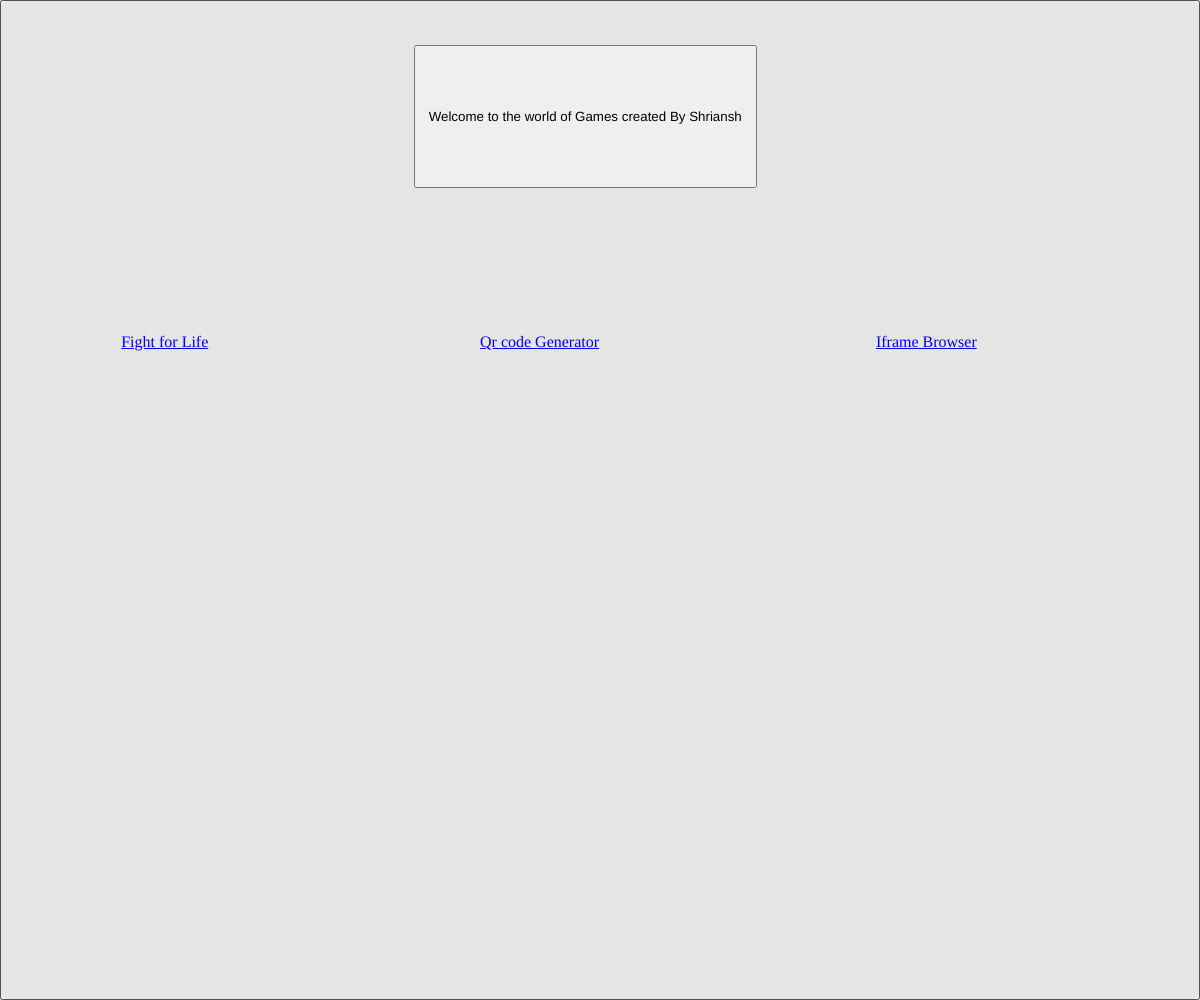
Frame 1 (no input)
Frame 60 (no input): identical to frame 1, image omitted
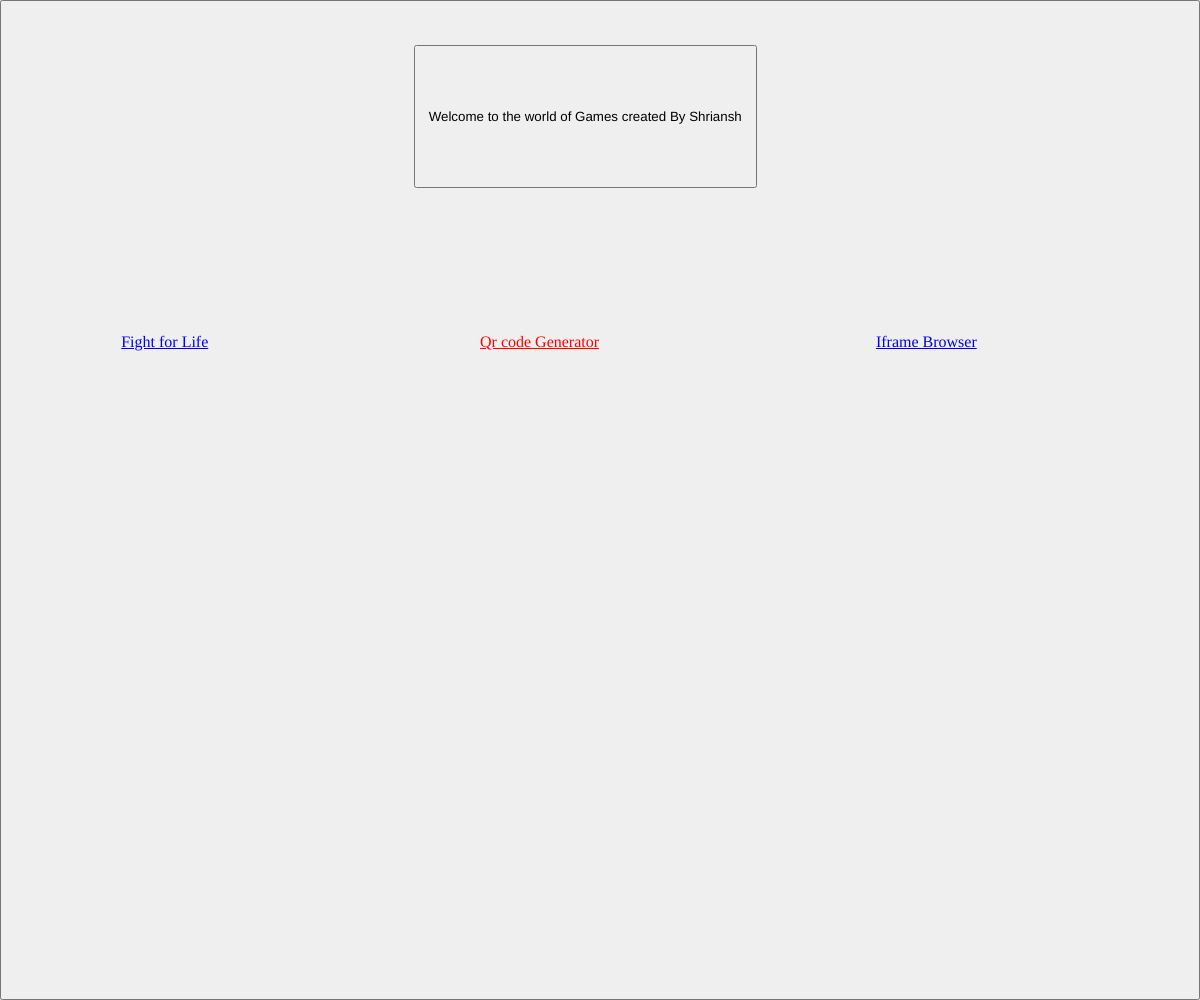
Frame 120 (the mouse pressed at the canvas centre since frame 60)

The p5.js sketch that drew these frames (run headless with seeded random() and noise() and a simulated clock; from frame 60 on, the mouse is pressed at the canvas centre):

// p5.js sketch
// ── sketch.js
var button,b1,b2,b3;
var heading


function setup() {
  createCanvas(windowWidth, windowHeight);
  button=createButton("")
  button.size(width,height)
  button.position(-width/2777,-height/2777)
  button.class("o")
  
  heading = createButton("Welcome to the world of Games created By Shriansh")
  heading.position(width/2.90,height/22)
  heading.size(width/3.50,height/7)
  heading.class("o2")
  
  b1=createElement("a","Fight for Life").attribute("href","https://preview.p5js.org/shriansh.goel-jade/present/mBmTWx5_I")
b1.size(width/5,height/5)
  b1.position(width/9.90,height/3)
  b1.class("o3");
  
  b2= createElement("a","Qr code Generator").attribute("href","https://shriansh.ml")
  b2.size(width/5,height/5)
   b2.position(width/2.50,height/3)
   b2.class("o4"); 
  
  b3=createElement("a","Iframe Browser").attribute("href","https://preview.p5js.org/shriansh.goel/present/JgY70OIIa")
  b3.size(width/5,height/5)
   b3.position(width/1.37,height/3)
b3.class("o5")
}

function draw() {
  background(220);
 
}
function windowResized(){
   resizeCanvas(windowWidth, windowHeight);
  button.size(windowWidth,windowHeight)

  heading.position(width/2.90,height/22)
  heading.size(width/3.50,height/7)
  b3.size(width/5,height/5)
   b3.position(width/1.37,height/3)
  b2.size(width/5,height/5)
   b2.position(width/2.50,height/3)
   b1.size(width/5,height/5)
  b1.position(width/9.90,height/3)
}
